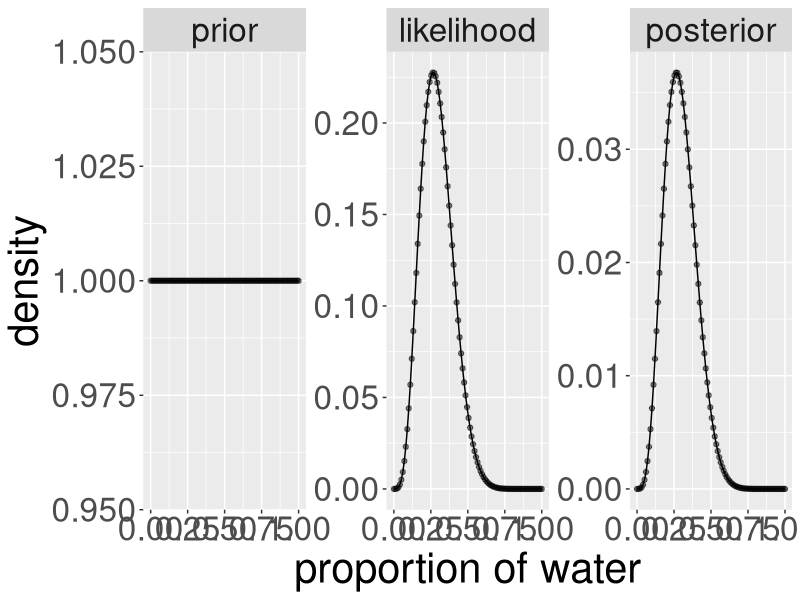
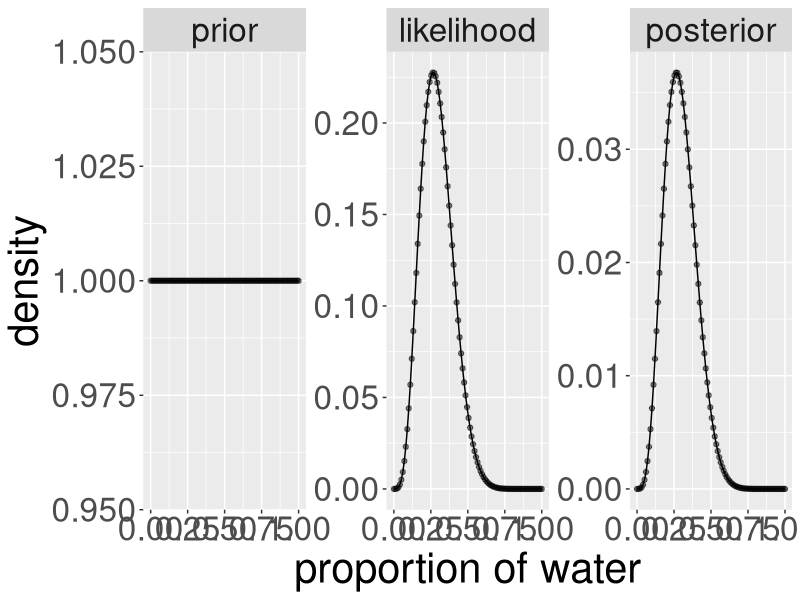

The R source for these figures, in order:
grid.size <- 100
p.grid <- seq(from=0, to=1, length.out=grid.size)
prior <- rep(1, grid.size)
likelihood <- dbinom(4, size=15, prob=p.grid)
unstd.posterior  <- likelihood * prior
posterior  <- unstd.posterior / sum(unstd.posterior)

# Plotting
require('tidyverse')
df <- tibble(p.grid, prior, likelihood, posterior)
df <- gather(df, variable, value, -p.grid)
df$class <- factor(df$variable, levels=c('prior', 'likelihood', 'posterior'))
df %>% ggplot(aes(p.grid, value)) +
  geom_point(alpha=0.5) +
  geom_line() +
  facet_wrap(class ~ ., scales = 'free') +
  ylab("density") +
  xlab("proportion of water") +
  theme(text=element_text(size=30))

ggsave(file="../figs/ex01.png", width=18, height=6, dpi=600)
